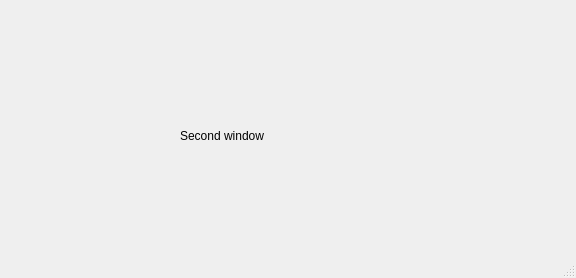
<?xml version="1.0" encoding="UTF-8"?>
<ui version="4.0">
 <class>SecondWindow</class>
 <widget class="QMainWindow" name="SecondWindow">
  <property name="geometry">
   <rect>
    <x>0</x>
    <y>0</y>
    <width>576</width>
    <height>278</height>
   </rect>
  </property>
  <property name="windowTitle">
   <string>MainWindow</string>
  </property>
  <widget class="QWidget" name="centralwidget">
   <widget class="QLabel" name="label">
    <property name="geometry">
     <rect>
      <x>180</x>
      <y>110</y>
      <width>201</width>
      <height>51</height>
     </rect>
    </property>
    <property name="text">
     <string>Second window</string>
    </property>
   </widget>
  </widget>
  <widget class="QMenuBar" name="menubar">
   <property name="geometry">
    <rect>
     <x>0</x>
     <y>0</y>
     <width>576</width>
     <height>22</height>
    </rect>
   </property>
  </widget>
  <widget class="QStatusBar" name="statusbar"/>
 </widget>
 <resources/>
 <connections/>
</ui>
